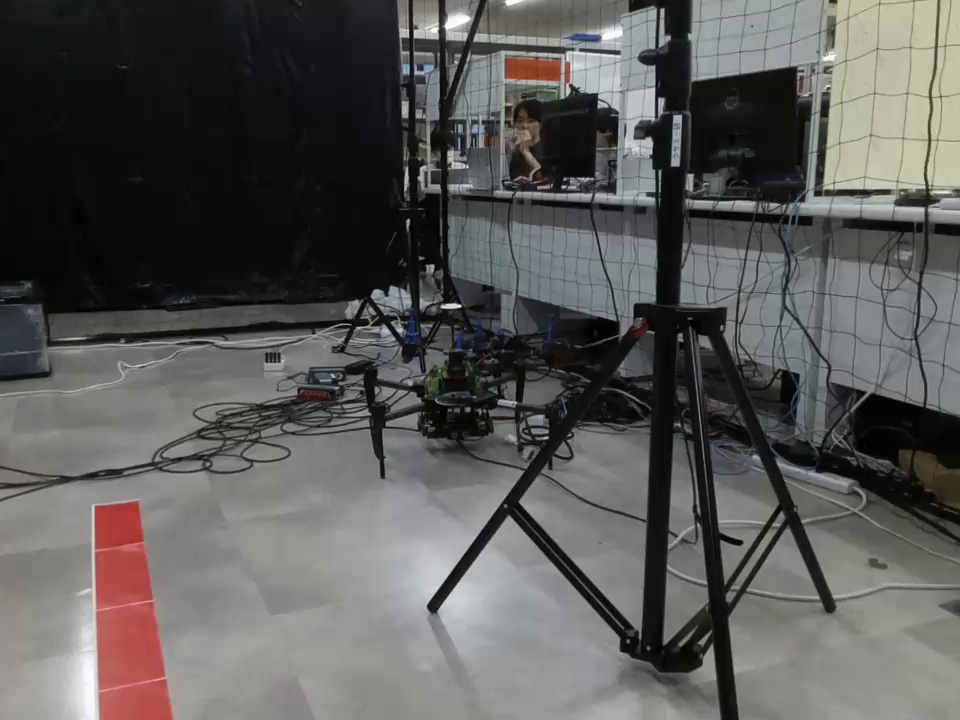
#> input picture img/redLine5.jpg, 960 x 720 px, found by its file name
$ python control_test1_1.py
#> lines starting #> are read from the running program, lines starting #| are printed output that depends on the picture; after the words box and inside, x2 and y2 are one past the last pixel; in counts of white or black regions, pixels touching at a corner belong together; long printed decimals are rounded
# 指定した写真対して角度制御

import cv2
import numpy as np
import socket
import time

"""
# TelloのIPアドレスとポート番号
TELLO_IP = '192.168.10.1'
TELLO_PORT = 8889
TELLO_ADDRESS = (TELLO_IP, TELLO_PORT)

# UDPソケットの作成
sock = socket.socket(socket.AF_INET, socket.SOCK_DGRAM)
sock.bind(('', 9001))

def send(message):
    try:
        sock.sendto(message.encode(), TELLO_ADDRESS)
        print(f"Sending message: {message}")
    except Exception as e:
        print(f"Error sending message: {e}")

def receive():
    try:
        response, _ = sock.recvfrom(1024)   # response:受信データ , _:送信元アドレス
        print(f"Received message: {response.decode()}")
    except Exception as e:
        print(f"Error receiving message: {e}")

def move(direction, distance):
    send(f"{direction} {distance}")
    receive()
"""

def binarization(image_path):
    # 画像を読み込む
    image = cv2.imread(image_path)

    # BGRからHSVに変換
    hsv = cv2.cvtColor(image, cv2.COLOR_BGR2HSV)

    # 赤色の範囲を定義（赤色は2つの範囲をカバーするため、2つのマスクを作成）
    lower_red = np.array([0, 100, 100])
    upper_red = np.array([10, 255, 255])
    lower_red2 = np.array([160, 100, 100])
    upper_red2 = np.array([180, 255, 255])

    # 赤色のマスクを作成
    mask1 = cv2.inRange(hsv, lower_red, upper_red)
    mask2 = cv2.inRange(hsv, lower_red2, upper_red2)
    mask = cv2.bitwise_or(mask1, mask2)

    # マスクを適用して赤い部分を抽出
    result = cv2.bitwise_and(image, image, mask=mask)

    gray_image = cv2.cvtColor(result, cv2.COLOR_BGR2GRAY)
    _, binary_image = cv2.threshold(gray_image, 1, 255, cv2.THRESH_BINARY)

    return binary_image


def remove_noise(binary_image, cell_size, threshold):
    height, width = binary_image.shape[:2]
    for y in range(0, height, cell_size):
        for x in range(0, width, cell_size):
            cell = binary_image[y:y+cell_size, x:x+cell_size]
            red_pixels = np.sum(cell == 255)
            total_pixels = cell.size
            red_ratio = red_pixels / total_pixels

            if red_ratio < threshold:
                binary_image[y:y+cell_size, x:x+cell_size] = 0

    return binary_image


def group_coordinates(x_coords, y_coords, step):
    grouped_y_coords = []
    grouped_x_coords = []

    for y in range(0, max(y_coords) + step, step):
        mask = (y_coords >= y) & (y_coords < y + step)
        if np.any(mask):
            avg_y = np.mean(y_coords[mask])
            avg_x = np.mean(x_coords[mask])
            grouped_y_coords.append(avg_y)
            grouped_x_coords.append(avg_x)

    return np.array(grouped_x_coords), np.array(grouped_y_coords)


def remove_isolated_points(grouped_x_coords, grouped_y_coords, radius):
    filtered_x_coords = []
    filtered_y_coords = []
    for i in range(len(grouped_x_coords)):
        x = grouped_x_coords[i]
        y = grouped_y_coords[i]
        # 周囲の点をチェック
        distances = np.sqrt((grouped_x_coords - x) ** 2 + (grouped_y_coords - y) ** 2)
        # 半径内に他の点があるかチェック
        if np.sum((distances < radius) & (distances > 0)) > 0:
            filtered_x_coords.append(x)
            filtered_y_coords.append(y)
    return np.array(filtered_x_coords), np.array(filtered_y_coords)


def leastSquare(filtered_x_coords, filtered_y_coords):
    if len(filtered_x_coords) > 0:
        # 最小二乗法
        A = np.vstack([filtered_x_coords, np.ones(len(filtered_x_coords))]).T
        m, _ = np.linalg.lstsq(A, filtered_y_coords, rcond=None)[0]
        m = -m
        return m
    return None


def process_image(image_path):
    global m, binary_image
    # 赤色のピクセルを抽出して2値化
    binary_image = binarization(image_path)
#> in binarization, image is the input picture: shape (720, 960, 3); mean B, G, R 87.7, 89.3, 90.1
#> in binarization, `mask1 = cv2.inRange(hsv, lower_red, upper_red)`:
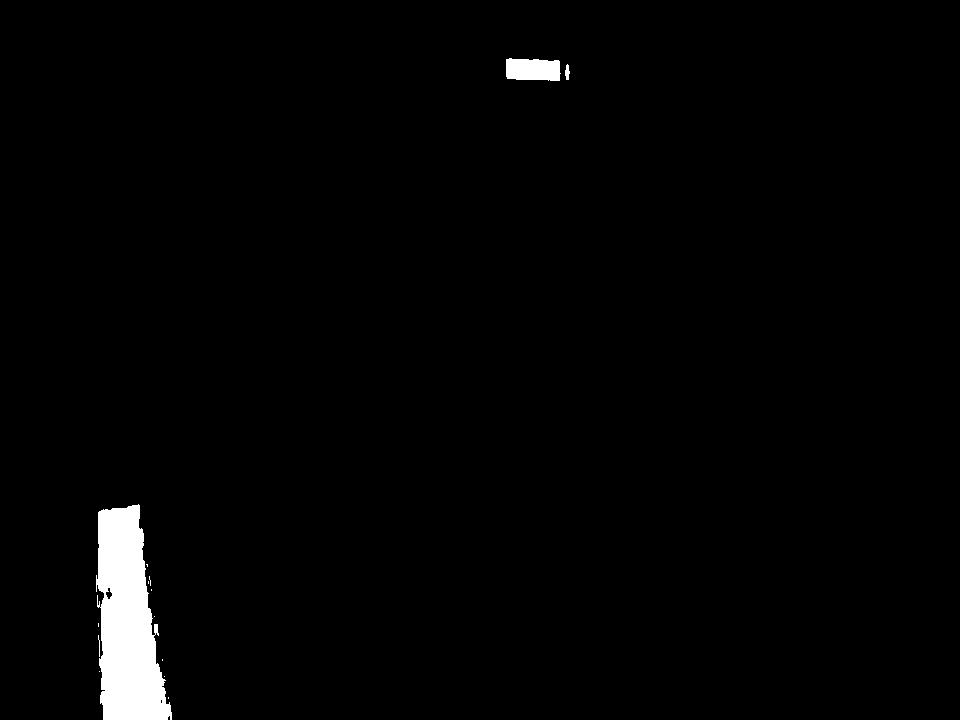
#> mask1: shape (720, 960); 1.8% white; 14 white regions (10 under 20 px), largest, box (x1, y1, x2, y2) and area: (96, 504, 172, 720) 11123, (506, 58, 561, 81) 1105, (565, 64, 570, 80) 55, (98, 635, 100, 657) 22
#> in binarization, `mask2 = cv2.inRange(hsv, lower_red2, upper_red2)`:
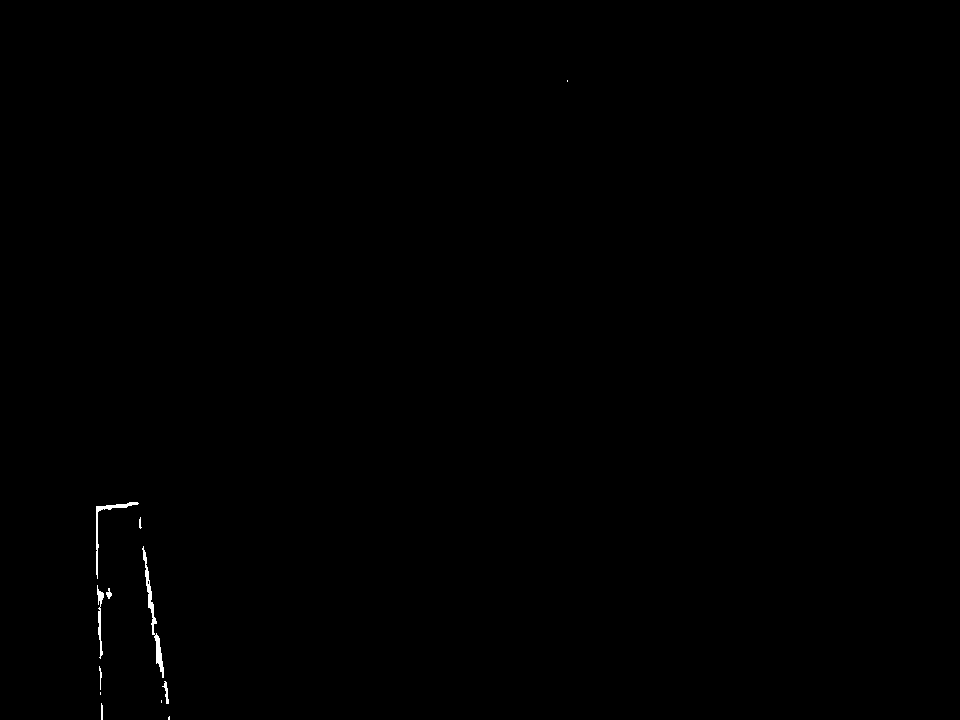
#> mask2: shape (720, 960); 0.17% white; 12 white regions (4 under 20 px), largest, box (x1, y1, x2, y2) and area: (142, 546, 164, 678) 486, (96, 502, 139, 579) 300, (97, 585, 104, 659) 201
#> in binarization, `mask = cv2.bitwise_or(mask1, mask2)`:
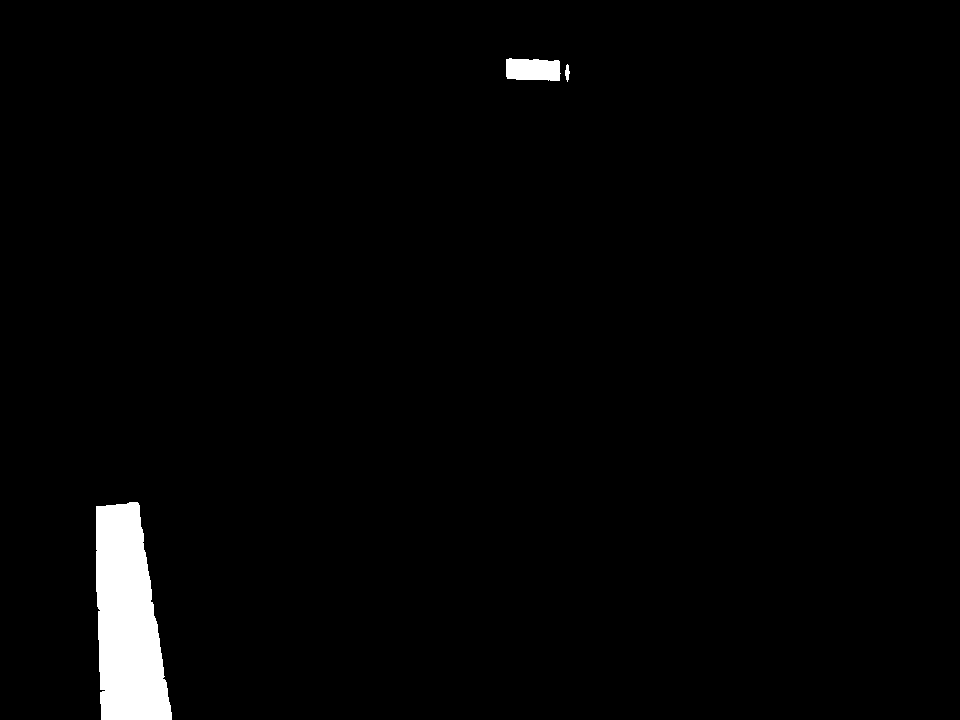
#> mask: shape (720, 960); 2% white; 3 white regions, box (x1, y1, x2, y2) and area: (96, 502, 172, 720) 12363, (506, 58, 561, 81) 1105, (565, 64, 570, 82) 57
    # 画像のノイズを消す
    denoised_image = remove_noise(binary_image, 6, 0.7)
#> after the loop in remove_noise, `for y in range(0, height, cell_size):`:
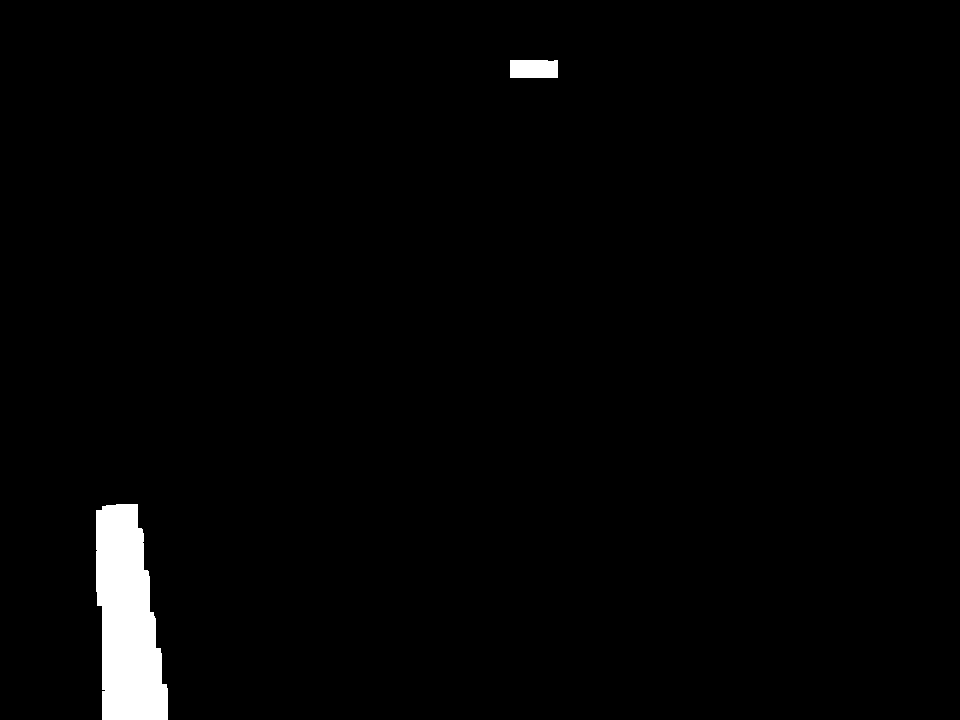
#> binary_image: shape (720, 960); 1.8% white; 2 white regions, box (x1, y1, x2, y2) and area: (96, 504, 168, 720) 11631, (510, 60, 558, 78) 858
    # 白いピクセルの座標を抽出
    y_coords, x_coords = np.where(denoised_image == 255)
#> y_coords = 12489 values from 60 to 719; x_coords = 12489 values, max 557 at index 41, min 96 at index 1056, mean 154.6
    # 残った点をグループ化
    grouped_x_coords, grouped_y_coords = group_coordinates(x_coords, y_coords, 20)   # 数値の入力はstep数
#> the loop in group_coordinates, `for y in range(0, max(y_coords) + step, step):` made 37 passes
#> (avg_y, avg_x) on passes 4, 26, 27, 28, 29, 30, 31, 32: (68.56, 533.4), (512, 117.8), (529.8, 118.2), (549.5, 119.5), (569.8, 120.9), (589.5, 122.7), (609.5, 125.7), (629.5, 128.5)
#> after the loop in group_coordinates, `for y in range(0, max(y_coords) + step, step):`: grouped_x_coords = [533.4, 117.8, 118.2, 119.5, 120.9, 122.7, 125.7, 128.5, 130.2, 131.5, 133.9, 134.5]; grouped_y_coords = [68.56, 512, 529.8, 549.5, 569.8, 589.5, 609.5, 629.5, 649.7, 669.5, 689.7, 709.5]
    # 孤立した点を削除
    filtered_x_coords, filtered_y_coords = remove_isolated_points(grouped_x_coords, grouped_y_coords, 40)
#> the loop in remove_isolated_points, `for i in range(len(grouped_x_coords)):` made 12 passes
#> (x, y) on passes 1 to 8: (533.4, 68.56), (117.8, 512), (118.2, 529.8), (119.5, 549.5), (120.9, 569.8), (122.7, 589.5), (125.7, 609.5), (128.5, 629.5)
#> after the loop in remove_isolated_points, `for i in range(len(grouped_x_coords)):`: filtered_x_coords = [117.8, 118.2, 119.5, 120.9, 122.7, 125.7, 128.5, 130.2, 131.5, 133.9, 134.5]; filtered_y_coords = [512, 529.8, 549.5, 569.8, 589.5, 609.5, 629.5, 649.7, 669.5, 689.7, 709.5]
    # 最小二乗法で直線フィット
    m = leastSquare(filtered_x_coords, filtered_y_coords)
#> in leastSquare, `A = np.vstack([filtered_x_coords, np.ones(len(filtered_x_coords))]).T`: A = [[117.8, 1], [118.2, 1], [119.5, 1], [120.9, 1], [122.7, 1], [125.7, 1], [128.5, 1], [130.2, 1], [131.5, 1], [133.9, 1], [134.5, 1]]
#> in leastSquare, `m, _ = np.linalg.lstsq(A, filtered_y_coords, rcond=None)[0]`: m = 10.4
#> in leastSquare, `m = -m`: m = -10.4
#> m = -10.4

    print(m)
#| -10.398
    if (m is not None):
        print(f"Fitted line: y = {m}x")
#| Fitted line: y = -10.39820847345884x
        tan_theta = 1 / m
#> tan_theta = -0.0962
        radians_error = np.arctan(tan_theta)   # arctan関数を使用して角度θをラジアンで求める
#> radians_error = -0.0959
        angle_error = np.degrees(radians_error)   # ラジアンを度に変換
#> angle_error = -5.49
        angle_error = int(angle_error)
#> angle_error = -5
        angle_error = -angle_error
#> angle_error = 5
        print(angle_error)
#| 5
    """
        angle_error = int(angle_error)
        if(angle_error < 0):
            move("ccw", -angle_error)
        else:
            move("cw", angle_error)
        time.sleep(5)
    """

# グローバル変数
m = None
binary_image = None
image_path = r'C:\Users\daiko\drone\img\redLine5.jpg'


"""
# SDKモードを開始
send("command")
receive()

# 離陸
send("takeoff")
time.sleep(5)
"""

# 画像処理
process_image(image_path)

"""
# 着陸
send("land")
receive()

# ソケットを閉じる
sock.close()
"""

$ run again, with img/redLine1.jpg copied over img/redLine5.jpg
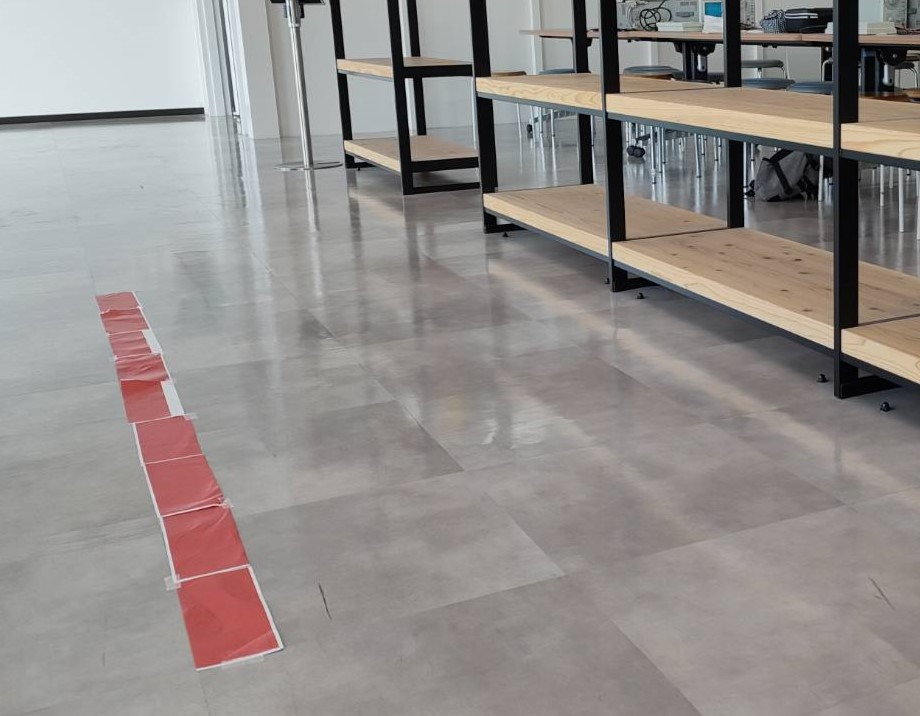
#> input picture img/redLine1.jpg, 920 x 716 px, found by its file name
#> in binarization, image is the input picture: shape (716, 920, 3); mean B, G, R 139.5, 141.8, 147
#> hsv: shape (716, 920, 3); mean H, S, V 47.1, 23.5, 149.6
#> in binarization, `mask1 = cv2.inRange(hsv, lower_red, upper_red)`:
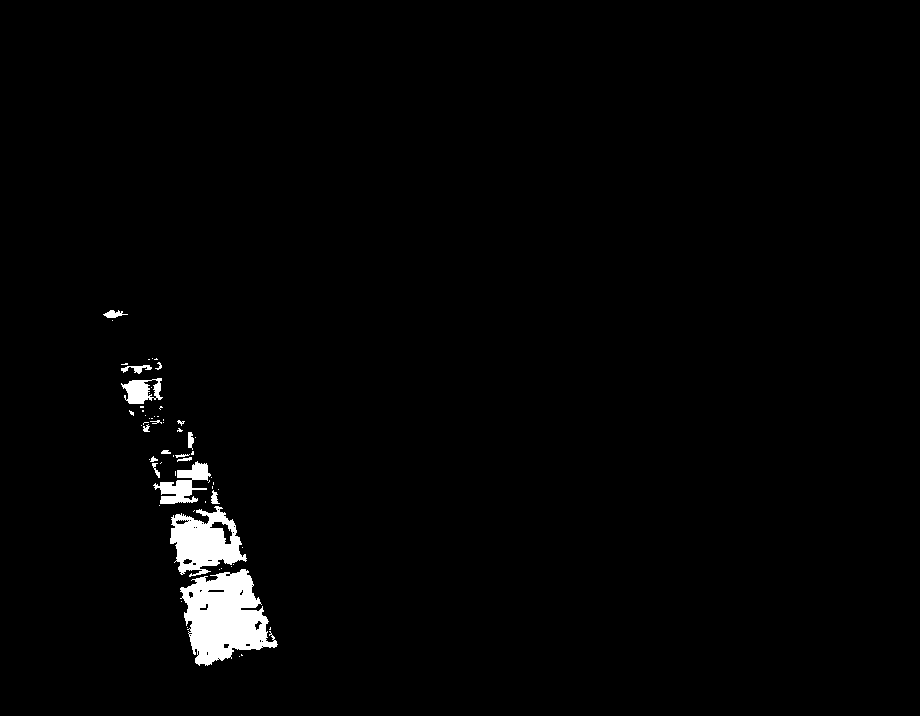
#> mask1: shape (716, 920); 1.7% white; 62 white regions (45 under 20 px), largest, box (x1, y1, x2, y2) and area: (180, 569, 278, 666) 5777, (170, 506, 247, 577) 3113, (153, 461, 211, 504) 1112
#> mask2: shape (716, 920); 0.95% white; 80 white regions (48 under 20 px), largest, box (x1, y1, x2, y2) and area: (140, 417, 199, 461) 1663, (147, 455, 222, 507) 1282, (126, 380, 167, 421) 628
#> mask: shape (716, 920); 2.7% white; 12 white regions (5 under 20 px), largest, box (x1, y1, x2, y2) and area: (179, 568, 278, 667) 6651, (165, 506, 247, 578) 4263, (147, 455, 222, 514) 2827
#> after the loop in remove_noise, `for y in range(0, height, cell_size):`:
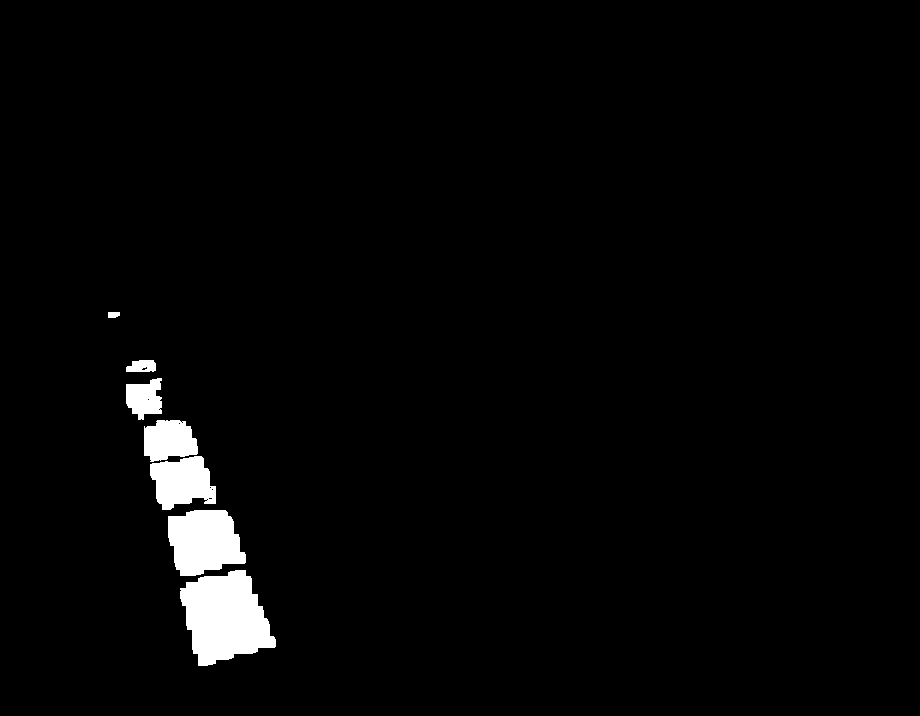
#> binary_image: shape (716, 920); 2.4% white; 7 white regions, largest, box (x1, y1, x2, y2) and area: (180, 570, 276, 666) 6253, (168, 510, 246, 576) 3931, (150, 456, 216, 510) 2519
#> y_coords = 15925 values from 312 to 665; x_coords = 15925 values, max 275 at index 14562, min 108 at index 0, mean 198.9
#> the loop in group_coordinates, `for y in range(0, max(y_coords) + step, step):` made 35 passes
#> (avg_y, avg_x) on passes 16, 19, 20, 21, 22, 23, 24, 25: (314.3, 113.1), (366.5, 142.4), (390.7, 143.1), (406.9, 144.4), (430.7, 168.3), (448.9, 170.9), (470.2, 179.1), (489.5, 184.3)
#> after the loop in group_coordinates, `for y in range(0, max(y_coords) + step, step):`: grouped_x_coords = [113.1, 142.4, 143.1, 144.4, 168.3, 170.9, 179.1, 184.3, 195, 201.4, 207, 209.8, 218.1, 223.1, 229.5, 227.6, 205.9]; grouped_y_coords = [314.3, 366.5, 390.7, 406.9, 430.7, 448.9, 470.2, 489.5, 511.1, 529.7, 549.6, 568.7, 590, 609.6, 629.4, 647.7, 662.2]
#> in process_image, `grouped_x_coords, grouped_y_coords = group_coordinates(x_coords, y_coo..`: grouped_x_coords = 17 values, max 229.5 at index 14, min 113.1 at index 0, mean 186.1; grouped_y_coords = 17 values from 314.3 to 662.2
#> the loop in remove_isolated_points, `for i in range(len(grouped_x_coords)):` made 17 passes
#> (x, y) on passes 1 to 8: (113.1, 314.3), (142.4, 366.5), (143.1, 390.7), (144.4, 406.9), (168.3, 430.7), (170.9, 448.9), (179.1, 470.2), (184.3, 489.5)
#> after the loop in remove_isolated_points, `for i in range(len(grouped_x_coords)):`: filtered_x_coords = [142.4, 143.1, 144.4, 168.3, 170.9, 179.1, 184.3, 195, 201.4, 207, 209.8, 218.1, 223.1, 229.5, 227.6, 205.9]; filtered_y_coords = [366.5, 390.7, 406.9, 430.7, 448.9, 470.2, 489.5, 511.1, 529.7, 549.6, 568.7, 590, 609.6, 629.4, 647.7, 662.2]
#> A = 16 rows, first 8: [142.4, 1], [143.1, 1], [144.4, 1], [168.3, 1], [170.9, 1], [179.1, 1], [184.3, 1], [195, 1]
#> in leastSquare, `m, _ = np.linalg.lstsq(A, filtered_y_coords, rcond=None)[0]`: m = 3
#> in leastSquare, `m = -m`: m = -3
#| -2.999
#| Fitted line: y = -2.9990736951889585x
#> tan_theta = -0.333
#> radians_error = -0.322
#> in process_image, `angle_error = np.degrees(radians_error)`: angle_error = -18.44
#> in process_image, `angle_error = int(angle_error)`: angle_error = -18
#> in process_image, `angle_error = -angle_error`: angle_error = 18
#| 18
